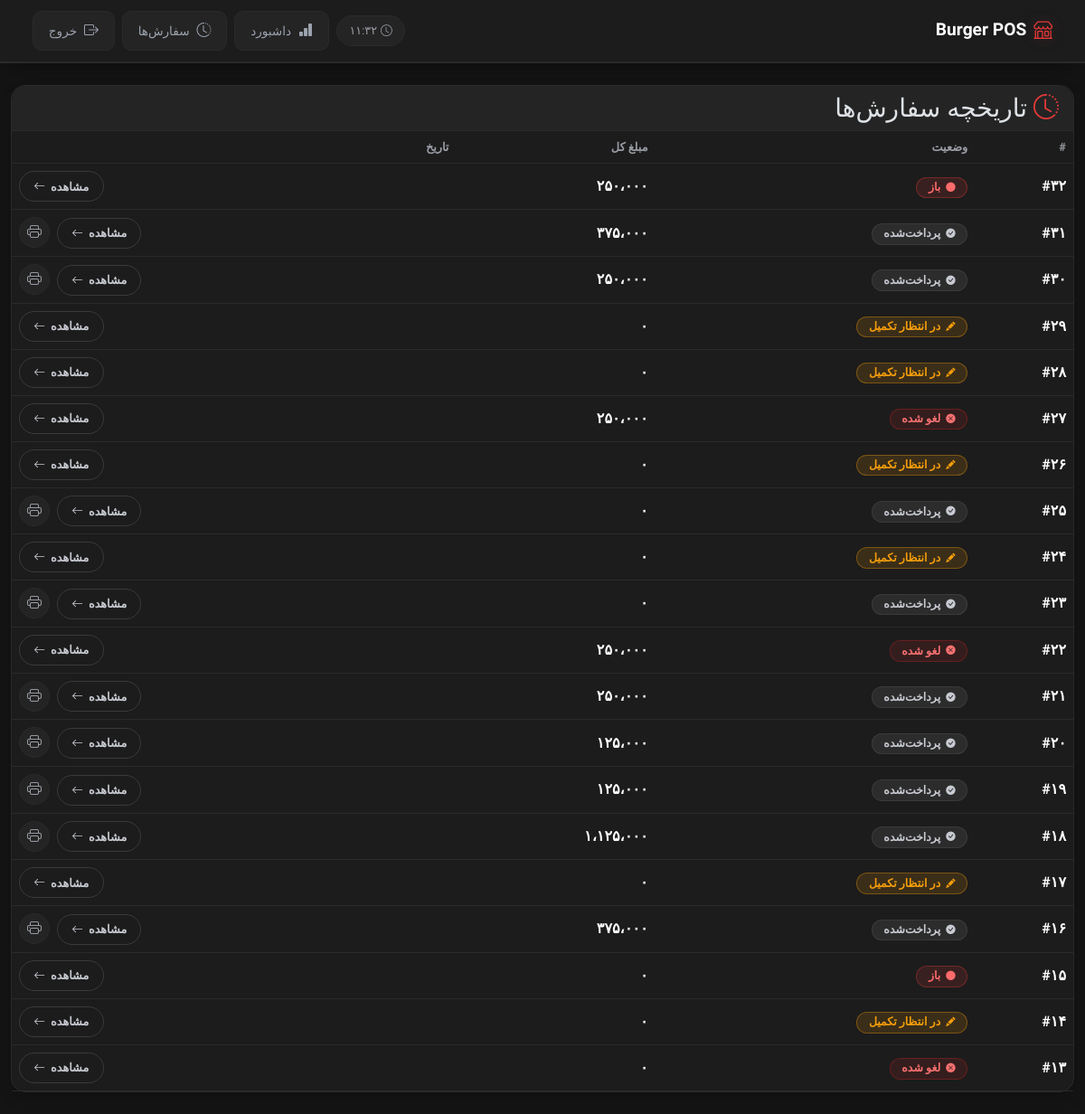
The app's page /orders/ (signed in), older data.
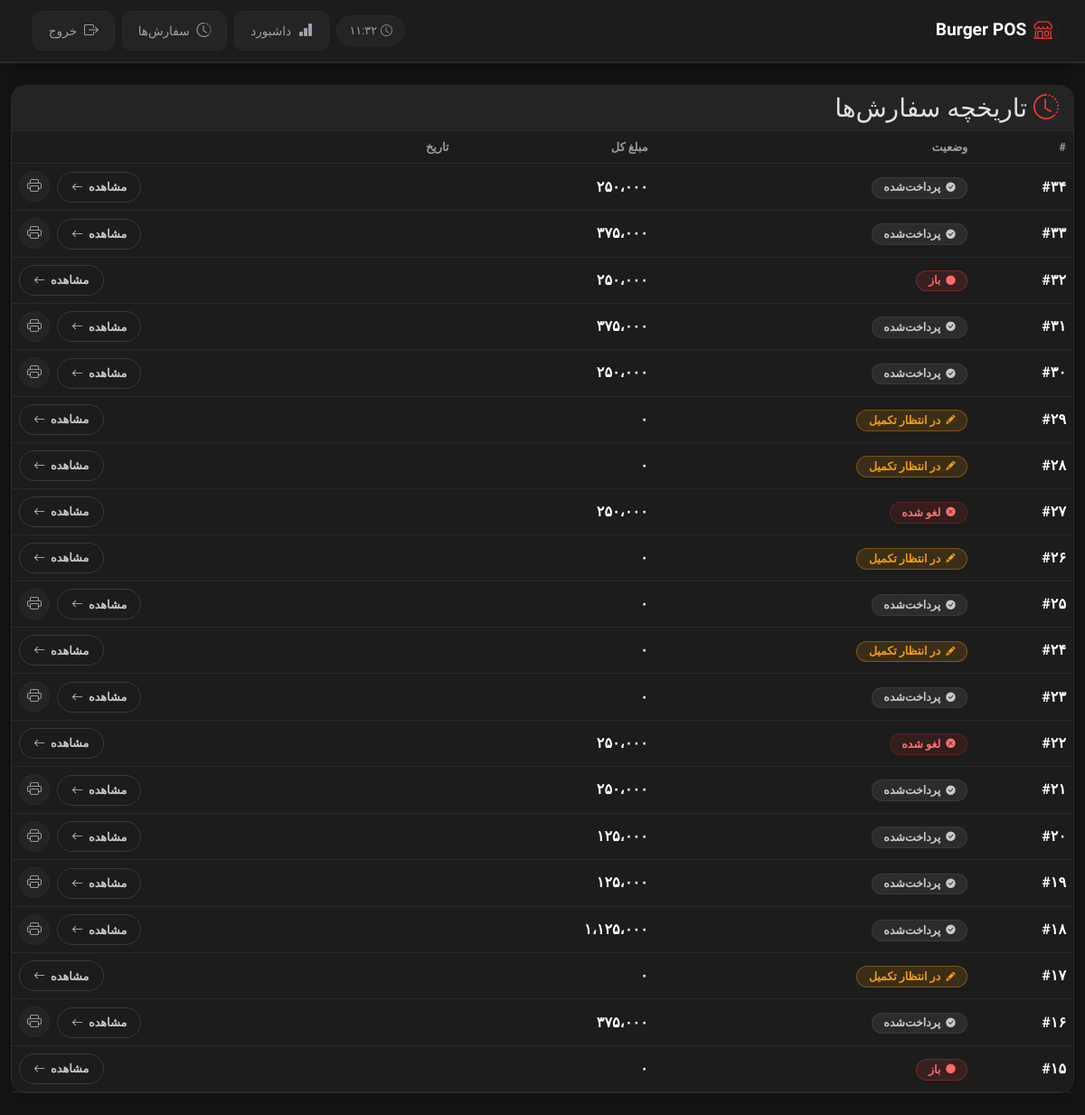
The same page, newer data.
### menu/models.py (models this page shows, shortened)
class Order(models.Model):
    STATUS_CHOICES=[
        ('draft', 'draft'),
        ('open', 'open'),
        ('paid', 'paid'),
        ('cancelled', 'cancelled'),
    ]
    user = models.ForeignKey(get_user_model(), on_delete=models.CASCADE)
    created_at = models.DateTimeField(auto_now_add=True)
    total_price = models.PositiveIntegerField(default=0)
    status = models.CharField(max_length=10, choices=STATUS_CHOICES, default='draft')

### menu/views.py (the view)
# urls.py: path('orders/', OrderListView.as_view(), name='order-list'),
class OrderListView(LoginRequiredMixin, ListView):
    model = Order
    template_name = "menu/order-list.html"
    context_object_name = "orders"
    ordering = ["-created_at"]
    paginate_by = 20
    def get_queryset(self):
        return (
            Order.objects.filter(user=self.request.user)
            .select_related("user")
            .order_by(*self.ordering)
        )

### menu/templatetags/custom_filters.py (called while the page is built)
@register.filter
def persian_number(value):
    value = intcomma(value, False)
    en = '0123456789,'
    fa = '۰۱۲۳۴۵۶۷۸۹،'
    return str(value).translate(
        str.maketrans(en, fa)
    )

@register.filter
def to_jalali(value, format_string='%Y/%m/%d - %H:%M'):
    if not value:
        return ''
    jalali = jdatetime.datetime.fromgregorian(datetime=value)
    return jalali.strftime(format_string)

### menu/templates/menu/order-list.html (shortened to what this page needs)
{% extends "_base.html" %}
{% load tz %}
{% load custom_filters %}
{% load i18n %}
{% block content %}
<div class="card shadow">
    <div class="card-header">
        <h3 class="mb-0">
            <i class="bi bi-clock-history" style="color: var(--primary-red);"></i>
            {% trans "Order History" %}
        </h3>
    </div>
    <div class="card-body p-0">
        <table class="table table-hover align-middle mb-0">
            <thead>
                <tr>
                    <th>#</th>
                    <th>{% trans "Status" %}</th>
                    <th>{% trans "Total" %}</th>
                    <th>{% trans "Date" %}</th>
                    <th></th>
                </tr>
            </thead>
            <tbody>
                {% for order in orders %}
                <tr>
                    <td>
                        <strong>#{{ order.id|persian_number }}</strong>
                    </td>
                    <td>
                        {% if order.status == "paid" %}
                            <span class="status-badge status-badge-paid">
                                <i class="bi bi-check-circle-fill"></i>
                                {% trans "Paid" %}
                            </span>
                        {% elif order.status == "open" %}
                            <span class="status-badge status-badge-open">
                                <i class="bi bi-circle-fill"></i>
                                {% trans "Open" %}
                            </span>
                        {% elif order.status == "draft" %}
                            <span class="status-badge status-badge-draft">
                                <i class="bi bi-pencil-fill"></i>
                                {% trans "Draft" %}
                            </span>
                        {% elif order.status == "cancelled" %}
                            <span class="status-badge status-badge-cancelled">
                                <i class="bi bi-x-circle-fill"></i>
                                {% trans "Cancelled" %}
                            </span>
                        {% else %}
                            <span class="status-badge status-badge-secondary">
                                <i class="bi bi-circle-fill"></i>
                                {{ order.get_status_display|title }}
                            </span>
                        {% endif %}
                    </td>
                    <td class="price-tag">{{ order.total_price|persian_number }}</td>
                    <td class="text-muted">{{ order.created_at|localtime|to_jalali }}</td>
                    <td class="text-end">
                        <a href="{% url 'order-detail' order.id %}" class="btn-pos-sm">
                            {% trans "View" %}
                            <i class="bi bi-arrow-left"></i>
                        </a>
                        {% if order.status == "paid" %}
                        <a href="{% url 'order-receipt' order.id %}" target="_blank" class="btn-pos-icon ms-1" title="{% trans 'Print Invoice' %}">
                            <i class="bi bi-printer"></i>
                        </a>
                        {% endif %}
                    </td>
                </tr>
                {% endfor %}
            </tbody>
        </table>
    </div>
</div>
{% endblock %}

### templates/_base.html (shortened to what this page needs)
{% load i18n %}
{% load static %}
<!DOCTYPE html>
<html lang="fa" dir="rtl" data-bs-theme="dark">
<head>
    <link href="https://cdn.jsdelivr.net/npm/bootstrap@5.3.7/dist/css/bootstrap.rtl.min.css" rel="stylesheet">
    <link rel="stylesheet" href="https://cdn.jsdelivr.net/npm/bootstrap-icons@1.13.1/font/bootstrap-icons.min.css">
    <link rel="stylesheet" href="{% static 'css/styles.css' %}">
</head>
<body>
    <nav class="navbar navbar-expand-lg navbar-dark">
    <div class="container-fluid">
    <a href="{% url 'home' %}" class="navbar-brand d-flex align-items-center gap-2">
    <i class="bi bi-shop" style="color: var(--primary-red); font-size: 1.3rem;"></i>
    {% trans "Burger POS" %}
    </a>
    <div class="d-flex align-items-center gap-2">
    <span class="time-chip d-none d-md-inline-flex align-items-center gap-1">
    <i class="bi bi-clock"></i><span id="current-time"></span>
    </span>
    <a href="{% url 'dashboard' %}" class="nav-btn" title="{% trans 'Dashboard' %}">
    <i class="bi bi-bar-chart-fill"></i>
    <span class="d-none d-sm-inline">{% trans "Dashboard" %}</span>
    </a>
    <a href="{% url 'order-list' %}" class="nav-btn" title="{% trans 'Orders' %}">
    <i class="bi bi-clock-history"></i>
    <span class="d-none d-sm-inline">{% trans "Orders" %}</span>
    </a>
    <button type="button" class="nav-btn" title="{% trans 'Logout' %}"
            onclick="document.getElementById('logoutDialog').showModal()">
        <i class="bi bi-box-arrow-right"></i>
        <span class="d-none d-sm-inline">{% trans "Logout" %}</span>
    </button>
    </div>
    </div>
    </nav>
    <div class="container-fluid py-4">
    {% block content %}
    {% endblock %}
    </div>
</body>
</html>

### static/css/styles.css (style rules this page uses)
:root { --primary-red: #e63939; --red-dark: #c1121f; --red-light: #ff6b6b; --red-glow: rgba(230, 57, 57, 0.18); --surface-1: #141414; --surface-2: #1c1c1c; --surface-3: #242424; --surface-4: #2c2c2c; --border: #2a2a2a; --border-light: #3a3a3a; --text-muted: #9a9da5; --radius-sm: 10px; --radius-md: 16px; --shadow-soft: 0 10px 28px -10px rgba(0,0,0,0.5); --transition-base: all 0.25s cubic-bezier(0.4,0,0.2,1); }
* { -webkit-tap-highlight-color: transparent; }
body { background: var(--surface-1); font-family: 'Vazirmatn', system-ui, sans-serif; color: #e5e7eb; }
.text-muted { color: var(--text-muted) !important; }
.navbar { background: var(--surface-2) !important; border-bottom: 2px solid var(--border); padding: 0.75rem 1.5rem; box-shadow: var(--shadow-soft); }
.navbar-brand { font-weight: 700; font-size: 1.2rem; color: white !important; }
.navbar-brand i { filter: drop-shadow(0 0 8px var(--red-glow)); }
.time-chip { background: var(--surface-3); border: 1px solid var(--border); color: var(--text-muted); padding: 0.4rem 0.85rem; border-radius: 999px; font-size: 0.8rem; }
.nav-btn { background: var(--surface-3); border: 1px solid var(--border); color: #9ca3af; padding: 0.55rem 1.05rem; min-height: 42px; border-radius: var(--radius-sm); font-size: 0.85rem; font-weight: 500; transition: var(--transition-base); text-decoration: none; display: inline-flex; align-items: center; gap: 8px; cursor: pointer; }
.nav-btn i { font-size: 1rem; }
.card { border-radius: var(--radius-md); border: 1px solid var(--border); background: var(--surface-2); }
.card-header { background: var(--surface-3); border-bottom: 1px solid var(--border); border-radius: var(--radius-md) var(--radius-md) 0 0 !important; }
.price-tag { color: var(--primary-red); font-weight: 600; }
.status-badge { display: inline-flex; align-items: center; gap: 6px; padding: 0.35rem 0.85rem; border-radius: 999px; font-size: 0.78rem; font-weight: 600; line-height: 1; }
.status-badge i { font-size: 0.65rem; }
.status-badge-paid { background: var(--surface-4); color: #c7cad1; box-shadow: inset 0 0 0 1px var(--border-light); }
.status-badge-open { background: rgba(230, 57, 57, 0.14); color: var(--red-light); box-shadow: inset 0 0 0 1px rgba(230, 57, 57, 0.35); }
.btn-pos-sm { display: inline-flex; align-items: center; gap: 6px; background: transparent; border: 1px solid var(--border-light); color: #c7cad1; padding: 0.4rem 0.95rem; min-height: 34px; border-radius: 999px; font-size: 0.8rem; font-weight: 600; transition: var(--transition-base); text-decoration: none; }
.btn-pos-icon { width: 34px; height: 34px; border-radius: 50%; display: inline-flex; align-items: center; justify-content: center; background: var(--surface-3); border: 1px solid var(--border); color: var(--text-muted); transition: var(--transition-base); cursor: pointer; }
.table { color: #e5e7eb; }
.table > :not(caption) > * > * { border-bottom-color: var(--border); background-color: transparent; }
.table thead th { color: var(--text-muted); font-weight: 600; font-size: 0.8rem; border-bottom: 1px solid var(--border) !important; }
.status-badge-draft { background: rgba(245, 158, 11, 0.14); color: #f59e0b; box-shadow: inset 0 0 0 1px rgba(245, 158, 11, 0.35); }
.status-badge-cancelled { background: rgba(220, 38, 38, 0.12); color: #f87171; box-shadow: inset 0 0 0 1px rgba(220, 38, 38, 0.3); }

Row changes from the older to the newer data that the page shows:
no longer on this page (row unchanged): Order: id|persian_number "۱۴", total_price|persian_number "۰"
no longer on this page (row unchanged): Order: id|persian_number "۱۳", total_price|persian_number "۰"
added Order: id|persian_number "۳۴", total_price|persian_number "۲۵۰،۰۰۰", status "paid" (drawn)
added Order: id|persian_number "۳۳", total_price|persian_number "۳۷۵،۰۰۰", status "paid" (drawn)
